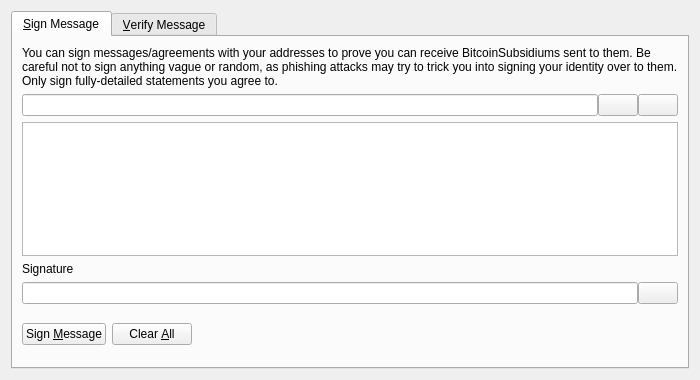
<?xml version="1.0" encoding="UTF-8"?>
<ui version="4.0">
 <class>SignVerifyMessageDialog</class>
 <widget class="QDialog" name="SignVerifyMessageDialog">
  <property name="geometry">
   <rect>
    <x>0</x>
    <y>0</y>
    <width>700</width>
    <height>380</height>
   </rect>
  </property>
  <property name="windowTitle">
   <string>Signatures - Sign / Verify a Message</string>
  </property>
  <property name="modal">
   <bool>true</bool>
  </property>
  <layout class="QVBoxLayout" name="verticalLayout">
   <item>
    <widget class="QTabWidget" name="tabWidget">
     <property name="currentIndex">
      <number>0</number>
     </property>
     <widget class="QWidget" name="tabSignMessage">
      <attribute name="title">
       <string>&amp;Sign Message</string>
      </attribute>
      <layout class="QVBoxLayout" name="verticalLayout_SM">
       <item>
        <widget class="QLabel" name="infoLabel_SM">
         <property name="text">
          <string>You can sign messages/agreements with your addresses to prove you can receive BitcoinSubsidiums sent to them. Be careful not to sign anything vague or random, as phishing attacks may try to trick you into signing your identity over to them. Only sign fully-detailed statements you agree to.</string>
         </property>
         <property name="textFormat">
          <enum>Qt::PlainText</enum>
         </property>
         <property name="wordWrap">
          <bool>true</bool>
         </property>
        </widget>
       </item>
       <item>
        <layout class="QHBoxLayout" name="horizontalLayout_1_SM">
         <property name="spacing">
          <number>0</number>
         </property>
         <item>
          <widget class="QValidatedLineEdit" name="addressIn_SM">
           <property name="toolTip">
            <string>The BitcoinSubsidium address to sign the message with</string>
           </property>
          </widget>
         </item>
         <item>
          <widget class="QPushButton" name="addressBookButton_SM">
           <property name="toolTip">
            <string>Choose previously used address</string>
           </property>
           <property name="text">
            <string/>
           </property>
           <property name="icon">
            <iconset resource="../BitcoinSubsidium.qrc">
             <normaloff>:/icons/address-book</normaloff>:/icons/address-book</iconset>
           </property>
           <property name="shortcut">
            <string>Alt+A</string>
           </property>
           <property name="autoDefault">
            <bool>false</bool>
           </property>
          </widget>
         </item>
         <item>
          <widget class="QPushButton" name="pasteButton_SM">
           <property name="toolTip">
            <string>Paste address from clipboard</string>
           </property>
           <property name="text">
            <string/>
           </property>
           <property name="icon">
            <iconset resource="../BitcoinSubsidium.qrc">
             <normaloff>:/icons/editpaste</normaloff>:/icons/editpaste</iconset>
           </property>
           <property name="shortcut">
            <string>Alt+P</string>
           </property>
           <property name="autoDefault">
            <bool>false</bool>
           </property>
          </widget>
         </item>
        </layout>
       </item>
       <item>
        <widget class="QPlainTextEdit" name="messageIn_SM">
         <property name="toolTip">
          <string>Enter the message you want to sign here</string>
         </property>
        </widget>
       </item>
       <item>
        <widget class="QLabel" name="signatureLabel_SM">
         <property name="text">
          <string>Signature</string>
         </property>
         <property name="textFormat">
          <enum>Qt::PlainText</enum>
         </property>
        </widget>
       </item>
       <item>
        <layout class="QHBoxLayout" name="horizontalLayout_2_SM">
         <property name="spacing">
          <number>0</number>
         </property>
         <item>
          <widget class="QLineEdit" name="signatureOut_SM">
           <property name="font">
            <font>
             <italic>true</italic>
            </font>
           </property>
           <property name="readOnly">
            <bool>true</bool>
           </property>
          </widget>
         </item>
         <item>
          <widget class="QPushButton" name="copySignatureButton_SM">
           <property name="toolTip">
            <string>Copy the current signature to the system clipboard</string>
           </property>
           <property name="text">
            <string/>
           </property>
           <property name="icon">
            <iconset resource="../BitcoinSubsidium.qrc">
             <normaloff>:/icons/editcopy</normaloff>:/icons/editcopy</iconset>
           </property>
           <property name="autoDefault">
            <bool>false</bool>
           </property>
          </widget>
         </item>
        </layout>
       </item>
       <item>
        <layout class="QHBoxLayout" name="horizontalLayout_3_SM">
         <item>
          <widget class="QPushButton" name="signMessageButton_SM">
           <property name="toolTip">
            <string>Sign the message to prove you own this BitcoinSubsidium address</string>
           </property>
           <property name="text">
            <string>Sign &amp;Message</string>
           </property>
           <property name="icon">
            <iconset resource="../BitcoinSubsidium.qrc">
             <normaloff>:/icons/edit</normaloff>:/icons/edit</iconset>
           </property>
           <property name="autoDefault">
            <bool>false</bool>
           </property>
          </widget>
         </item>
         <item>
          <widget class="QPushButton" name="clearButton_SM">
           <property name="toolTip">
            <string>Reset all sign message fields</string>
           </property>
           <property name="text">
            <string>Clear &amp;All</string>
           </property>
           <property name="icon">
            <iconset resource="../BitcoinSubsidium.qrc">
             <normaloff>:/icons/remove</normaloff>:/icons/remove</iconset>
           </property>
           <property name="autoDefault">
            <bool>false</bool>
           </property>
          </widget>
         </item>
         <item>
          <spacer name="horizontalSpacer_1_SM">
           <property name="orientation">
            <enum>Qt::Horizontal</enum>
           </property>
           <property name="sizeHint" stdset="0">
            <size>
             <width>40</width>
             <height>48</height>
            </size>
           </property>
          </spacer>
         </item>
         <item>
          <widget class="QLabel" name="statusLabel_SM">
           <property name="font">
            <font>
             <weight>75</weight>
             <bold>true</bold>
            </font>
           </property>
           <property name="text">
            <string/>
           </property>
           <property name="wordWrap">
            <bool>true</bool>
           </property>
          </widget>
         </item>
         <item>
          <spacer name="horizontalSpacer_2_SM">
           <property name="orientation">
            <enum>Qt::Horizontal</enum>
           </property>
           <property name="sizeHint" stdset="0">
            <size>
             <width>40</width>
             <height>48</height>
            </size>
           </property>
          </spacer>
         </item>
        </layout>
       </item>
      </layout>
     </widget>
     <widget class="QWidget" name="tabVerifyMessage">
      <attribute name="title">
       <string>&amp;Verify Message</string>
      </attribute>
      <layout class="QVBoxLayout" name="verticalLayout_VM">
       <item>
        <widget class="QLabel" name="infoLabel_VM">
         <property name="text">
          <string>Enter the receiver's address, message (ensure you copy line breaks, spaces, tabs, etc. exactly) and signature below to verify the message. Be careful not to read more into the signature than what is in the signed message itself, to avoid being tricked by a man-in-the-middle attack. Note that this only proves the signing party receives with the address, it cannot prove sendership of any transaction!</string>
         </property>
         <property name="textFormat">
          <enum>Qt::PlainText</enum>
         </property>
         <property name="alignment">
          <set>Qt::AlignLeading|Qt::AlignLeft|Qt::AlignTop</set>
         </property>
         <property name="wordWrap">
          <bool>true</bool>
         </property>
        </widget>
       </item>
       <item>
        <layout class="QHBoxLayout" name="horizontalLayout_1_VM">
         <property name="spacing">
          <number>0</number>
         </property>
         <item>
          <widget class="QValidatedLineEdit" name="addressIn_VM">
           <property name="toolTip">
            <string>The BitcoinSubsidium address the message was signed with</string>
           </property>
          </widget>
         </item>
         <item>
          <widget class="QPushButton" name="addressBookButton_VM">
           <property name="toolTip">
            <string>Choose previously used address</string>
           </property>
           <property name="text">
            <string/>
           </property>
           <property name="icon">
            <iconset resource="../BitcoinSubsidium.qrc">
             <normaloff>:/icons/address-book</normaloff>:/icons/address-book</iconset>
           </property>
           <property name="shortcut">
            <string>Alt+A</string>
           </property>
           <property name="autoDefault">
            <bool>false</bool>
           </property>
          </widget>
         </item>
        </layout>
       </item>
       <item>
        <widget class="QPlainTextEdit" name="messageIn_VM"/>
       </item>
       <item>
        <widget class="QValidatedLineEdit" name="signatureIn_VM"/>
       </item>
       <item>
        <layout class="QHBoxLayout" name="horizontalLayout_2_VM">
         <item>
          <widget class="QPushButton" name="verifyMessageButton_VM">
           <property name="toolTip">
            <string>Verify the message to ensure it was signed with the specified BitcoinSubsidium address</string>
           </property>
           <property name="text">
            <string>Verify &amp;Message</string>
           </property>
           <property name="icon">
            <iconset resource="../BitcoinSubsidium.qrc">
             <normaloff>:/icons/transaction_0</normaloff>:/icons/transaction_0</iconset>
           </property>
           <property name="autoDefault">
            <bool>false</bool>
           </property>
          </widget>
         </item>
         <item>
          <widget class="QPushButton" name="clearButton_VM">
           <property name="toolTip">
            <string>Reset all verify message fields</string>
           </property>
           <property name="text">
            <string>Clear &amp;All</string>
           </property>
           <property name="icon">
            <iconset resource="../BitcoinSubsidium.qrc">
             <normaloff>:/icons/remove</normaloff>:/icons/remove</iconset>
           </property>
           <property name="autoDefault">
            <bool>false</bool>
           </property>
          </widget>
         </item>
         <item>
          <spacer name="horizontalSpacer_1_VM">
           <property name="orientation">
            <enum>Qt::Horizontal</enum>
           </property>
           <property name="sizeHint" stdset="0">
            <size>
             <width>40</width>
             <height>48</height>
            </size>
           </property>
          </spacer>
         </item>
         <item>
          <widget class="QLabel" name="statusLabel_VM">
           <property name="font">
            <font>
             <weight>75</weight>
             <bold>true</bold>
            </font>
           </property>
           <property name="text">
            <string/>
           </property>
           <property name="wordWrap">
            <bool>true</bool>
           </property>
          </widget>
         </item>
         <item>
          <spacer name="horizontalSpacer_2_VM">
           <property name="orientation">
            <enum>Qt::Horizontal</enum>
           </property>
           <property name="sizeHint" stdset="0">
            <size>
             <width>40</width>
             <height>48</height>
            </size>
           </property>
          </spacer>
         </item>
        </layout>
       </item>
      </layout>
     </widget>
    </widget>
   </item>
  </layout>
 </widget>
 <customwidgets>
  <customwidget>
   <class>QValidatedLineEdit</class>
   <extends>QLineEdit</extends>
   <header>qvalidatedlineedit.h</header>
  </customwidget>
 </customwidgets>
 <resources>
  <include location="../BitcoinSubsidium.qrc"/>
 </resources>
 <connections/>
</ui>
